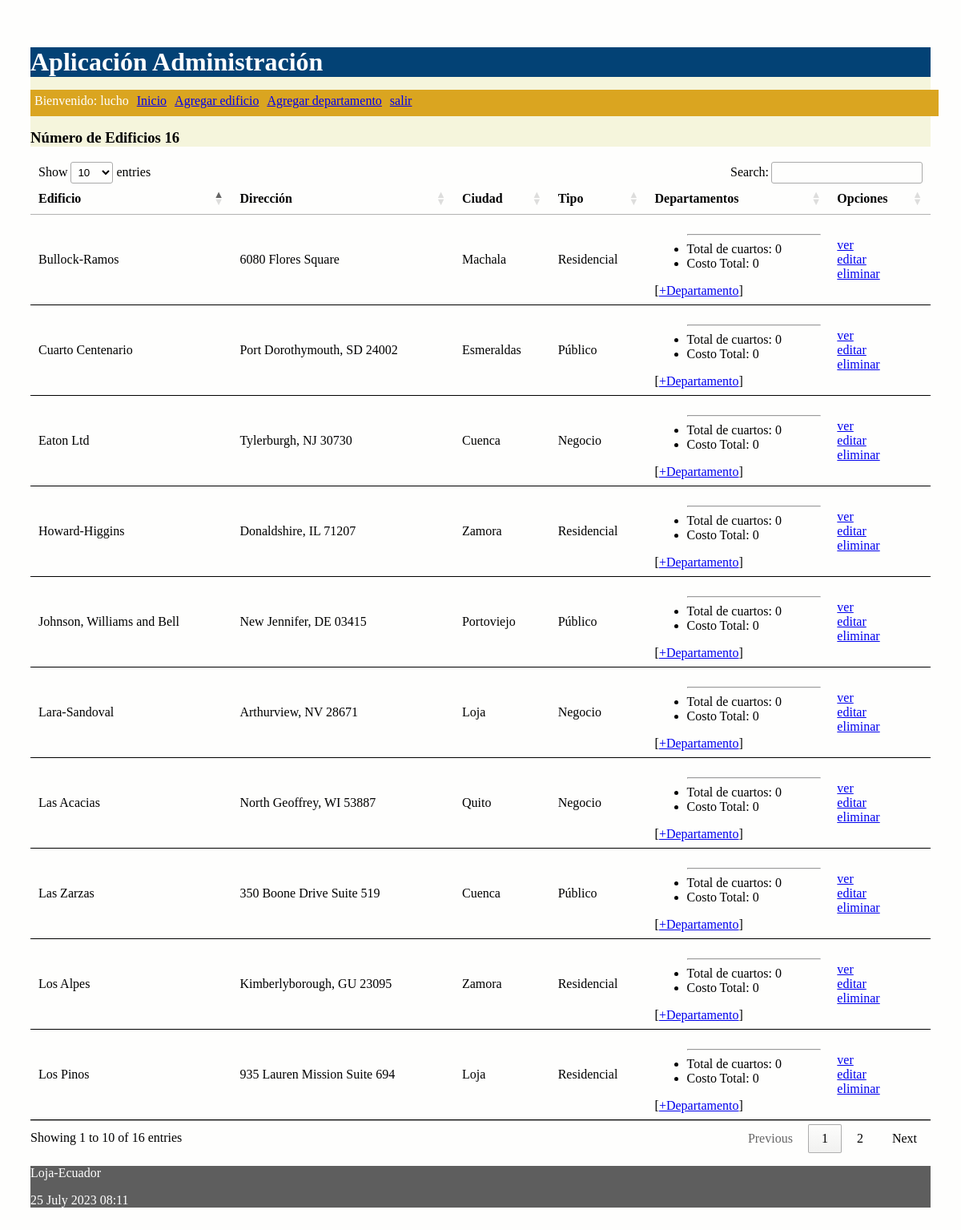
The app's page / (signed in) with its own data.
### proyecto/models.py (models this page shows, shortened)
class Edificio(models.Model):
    opciones_tipo_edificio = (
        ('Residencial', 'Residencial'),
        ('Público', 'Público'),
        ('Negocio', 'Negocio'),
    )
    nombre = models.CharField(max_length=30)
    direccion = models.CharField(max_length=30)
    ciudad = models.CharField(max_length=30)
    tipo = models.CharField(max_length=30, choices=opciones_tipo_edificio)
    def get_nro_cuartos_total(self):
        cantidadTotal = [d.nro_cuartos for d in self.departamentosE.all()]
        cantidadTotal = sum(cantidadTotal)
        return cantidadTotal
    def get_costo_total(self):
        costoTotal = [d.costo for d in self.departamentosE.all()]
        costoTotal = sum(costoTotal)
        return costoTotal

### proyecto/views.py (the view)
# urls.py: path('', views.index, name='index'),
def index(request):
    edificios = Edificio.objects.all()
    diccionario = {'edificios': edificios, 'numero_edificios': len(edificios)}
    return render(request, 'index.html', diccionario)

### proyecto/templates/index.html (shortened to what this page needs)
{% extends "master.html" %}
{% block content %}
<h3>Número de Edificios {{ numero_edificios }}</h3>
<table id="tabla_datos">
  <thead>
    <tr>
      <th>Edificio</th>
      <th>Dirección</th>
      <th>Ciudad</th>
      <th>Tipo</th>
      <th>Departamentos</th>
      <th>Opciones</th>
    </tr>
  </thead>
  {% for e in edificios %}
  <tr>
    <td> {{e.nombre}} </td>
    <td> {{e.direccion}} </td>
    <td> {{e.ciudad}}</td>
    <td> {{e.tipo}}</td>
    <td>
      <ul>
        <hr>
        <li>
          Total de cuartos: {{e.get_nro_cuartos_total}}
        </li>
        <li>
          Costo Total: {{e.get_costo_total}}
        </li>
      </ul>
        [<a href="{% url 'crear_departamento_edificio' e.id%}">+Departamento</a>]
    </td>
    <td>
      <a href="{% url 'obtener_edificio' e.id %}">ver</a> <br>
      <a href="{% url 'editar_edificio' e.id %}">editar</a> <br>
      <a href="{% url 'eliminar_edificio' e.id %}"
      onclick="return confirm('¿Está seguro de la eliminación?')" >
      eliminar</a>
    </td>
  </tr>
  {% endfor %}
</table>
{% endblock %}

### proyecto/templates/master.html (shortened to what this page needs)
<!DOCTYPE html>
<html>
  <head>
    {% load static %}
    <link rel="stylesheet" type="text/css" href="{% static 'css/estilos.css' %}">
    <link rel="stylesheet" type="text/css" href="https://cdn.datatables.net/1.10.25/css/jquery.dataTables.min.css">
  </head>
  <body>
    <header>
      <h1>Aplicación Administración</h1>
      <nav class="top_menu">
        <ul>
          {% if user.is_authenticated %}
          <li> <span class="nombre_usuario"> Bienvenido: {{user.username}} </span></li>
          {% endif %}
          <li><a href="{% url 'index' %}">Inicio</a></li>
          <li><a href="{% url 'crear_edificio' %}">Agregar edificio</a></li>
          <li><a href="{% url 'crear_departamento' %}">Agregar departamento</a></li>
          {% if user.is_authenticated %}
          <li><a href="{% url 'logout_view' %}">salir</a></li>
          {% else %}
          <li>[<a href="{% url 'login' %}">ingresar</a>]</li>
          {% endif %}
        </ul>
      </nav>
    </header>
    <section>
      {% block content %}
      {% endblock %}
    </section>
    <footer>
      <p>Loja-Ecuador</p>
      <p>{% now "j F Y H:i" %}</p>
    </footer>
  </body>
</html>

### proyecto/static/css/estilos.css (style rules this page uses)
body { background: #FEFEFD; padding: 30px; }
header { background: #034275; color: #FFF; }
section { width: 100%; }
h1 { margin-bottom: 0px; }
h3 { margin-top: 0px; background-color: beige; }
th, td { padding: 15px; border-bottom: 1px solid black; }
.top_menu ul { background: goldenrod; list-style:none; float:left; padding: 5px; width:100%; }
.top_menu ul li { float:left; margin-right:10px; margin-bottom:5px; text: #FFF; }
footer { background: #5E5E5E; color: #FFF; }

### records on screen
Edificio: nombre "Los Pinos", direccion "935 Lauren Mission Suite 694", ciudad "Loja", tipo "Residencial", get_nro_cuartos_total "0", get_costo_total "0"
Edificio: nombre "Las Acacias", direccion "North Geoffrey, WI 53887", ciudad "Quito", tipo "Negocio", get_nro_cuartos_total "0", get_costo_total "0"
Edificio: nombre "Las Zarzas", direccion "350 Boone Drive Suite 519", ciudad "Cuenca", tipo "Público", get_nro_cuartos_total "0", get_costo_total "0"
Edificio: nombre "Los Alpes", direccion "Kimberlyborough, GU 23095", ciudad "Zamora", tipo "Residencial", get_nro_cuartos_total "0", get_costo_total "0"
Edificio: nombre "Cuarto Centenario", direccion "Port Dorothymouth, SD 24002", ciudad "Esmeraldas", tipo "Público", get_nro_cuartos_total "0", get_costo_total "0"
Edificio: nombre "Eaton Ltd", direccion "Tylerburgh, NJ 30730", ciudad "Cuenca", tipo "Negocio", get_nro_cuartos_total "0", get_costo_total "0"
Edificio: nombre "Howard-Higgins", direccion "Donaldshire, IL 71207", ciudad "Zamora", tipo "Residencial", get_nro_cuartos_total "0", get_costo_total "0"
Edificio: nombre "Johnson, Williams and Bell", direccion "New Jennifer, DE 03415", ciudad "Portoviejo", tipo "Público", get_nro_cuartos_total "0", get_costo_total "0"
Edificio: nombre "Bullock-Ramos", direccion "6080 Flores Square", ciudad "Machala", tipo "Residencial", get_nro_cuartos_total "0", get_costo_total "0"
Edificio: nombre "Lara-Sandoval", direccion "Arthurview, NV 28671", ciudad "Loja", tipo "Negocio", get_nro_cuartos_total "0", get_costo_total "0"

### other values on screen
{{ user.username }} "lucho"
{{ numero_edificios }} "16"
